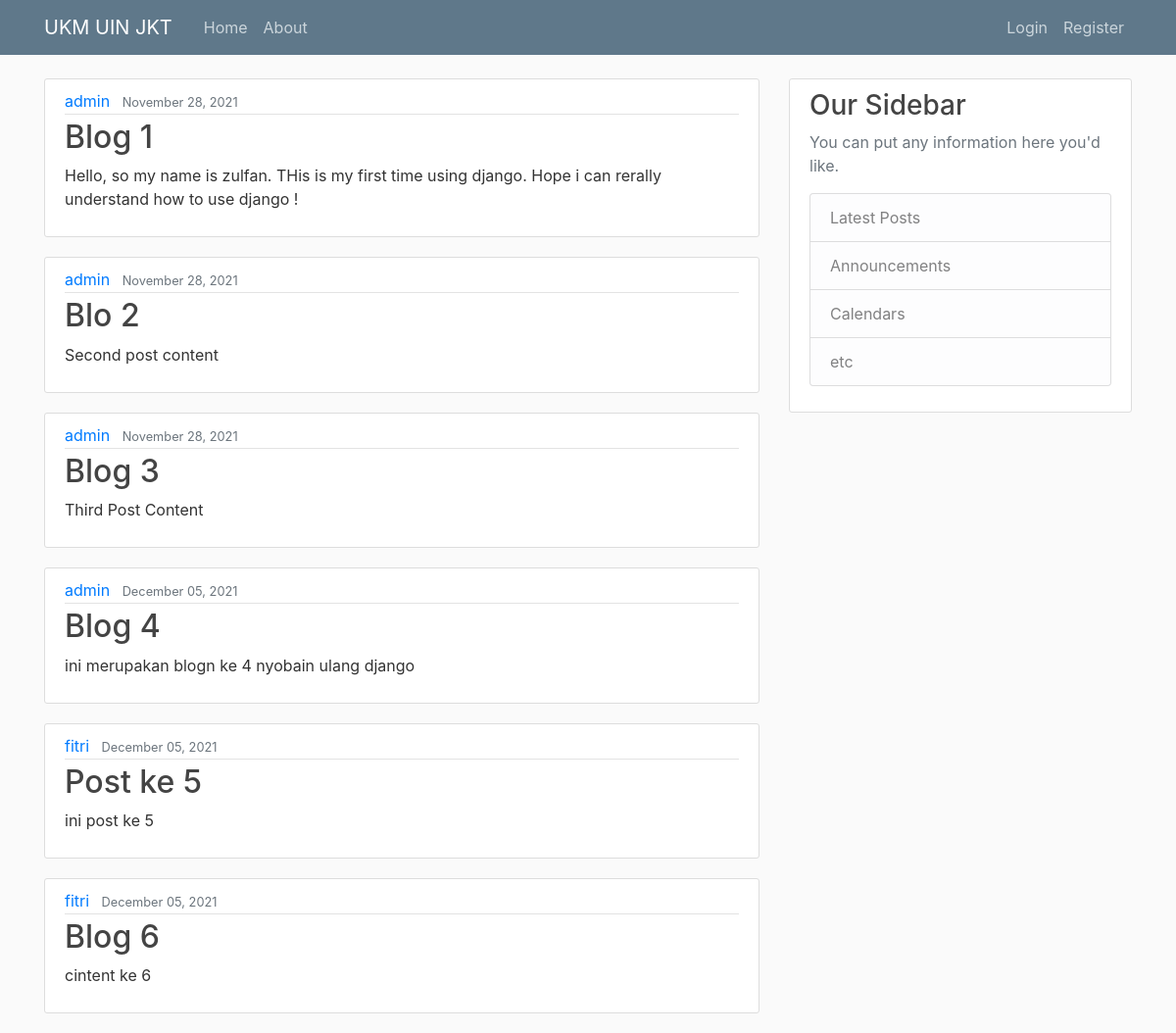
The page / on the database its author committed.
### blog/models.py (models this page shows, shortened)
class Post(models.Model):
    title = models.CharField(max_length=100)
    content = models.TextField()
    date = models.DateTimeField(default=timezone.now)
    author = models.ForeignKey(User, on_delete=models.CASCADE)

### blog/views.py (the view)
# urls.py: path('', views.home, name='blog-home'),
def home(request):
    context = {
        'posts' : Post.objects.all()
    }
    return render(request, 'blog/home.html', context)

### blog/templates/blog/home.html
{% extends "blog/base.html" %}
{% block content %}
    {%for post in posts%}
    <article class="media content-section">
        <div class="media-body">
            <div class="article-metadata">
                <a class="mr-2" href="#">{{ post.author }}</a>
                <small class="text-muted">{{ post.date | date:"F d, Y" }}</small>
            </div>
            <h2><a class="article-title" href="#">{{ post.title }}</a></h2>
            <p class="article-content">{{ post.content }}</p>
        </div>
    </article>
    {% endfor %}
{% endblock content %}

### blog/static/blog/main.css (style rules this page uses)
body { background: #fafafa; color: #333333; margin-top: 5rem; }
h1, h2, h3, h4, h5, h6 { color: #444444; }
.content-section { background: #ffffff; padding: 10px 20px; border: 1px solid #dddddd; border-radius: 3px; margin-bottom: 20px; }
.article-title { color: #444444; }
.article-content { white-space: pre-line; }
.article-metadata { padding-bottom: 1px; margin-bottom: 4px; border-bottom: 1px solid #e3e3e3 }

### rows shown on the page
Post: author "admin", date "November 28, 2021", title "Blog 1", content "Hello, so my name is zulfan. THis is my first time using django. Hope i can rerally understand how to use django !"
Post: author "admin", date "November 28, 2021", title "Blo 2", content "Second post content"
Post: author "admin", date "November 28, 2021", title "Blog 3", content "Third Post Content"
Post: author "admin", date "December 05, 2021", title "Blog 4", content "ini merupakan blogn ke 4 nyobain ulang django"
Post: author "fitri", date "December 05, 2021", title "Post ke 5", content "ini post ke 5"
Post: author "fitri", date "December 05, 2021", title "Blog 6", content "cintent ke 6"
